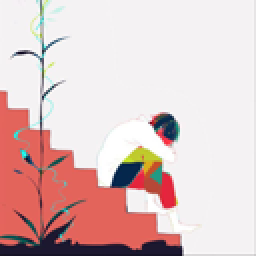
#> input picture python/show-me-the-code/0/0.png, 128 x 128 px (shown 2 times larger)
$ python 0.py
#> lines starting #> are read from the running program, lines starting #| are printed output that depends on the picture
# -*- coding: utf-8 -*-

from PIL import Image, ImageDraw, ImageFont

if __name__ == "__main__":
    im = Image.open('0.png')
#> im is the input picture: PIL image 128x128 RGB; mean R, G, B 223.4, 197.8, 197
    w, h = im.size
#> w = 128; h = 128
    print(w, h)
#| 128 128
    draw = ImageDraw.Draw(im)
    font = ImageFont.truetype('arial.ttf', 32)
    draw.text((w-w/5, h/5), '7', fill=(255,0,0), font=font)
    im.show()
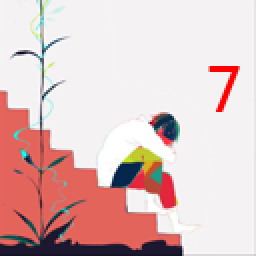
#> shown: PIL image 128x128 RGB (shown 2 times larger); mean R, G, B 223.4, 196.2, 195.4
